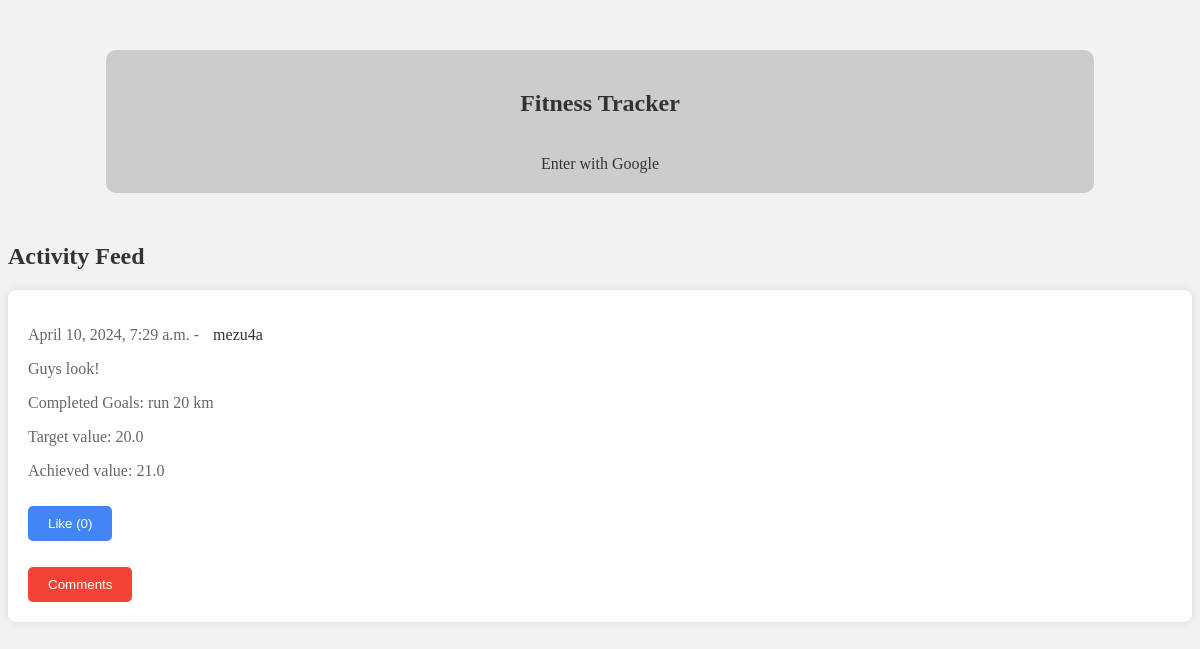
/, run on an earlier commit of the app's database.
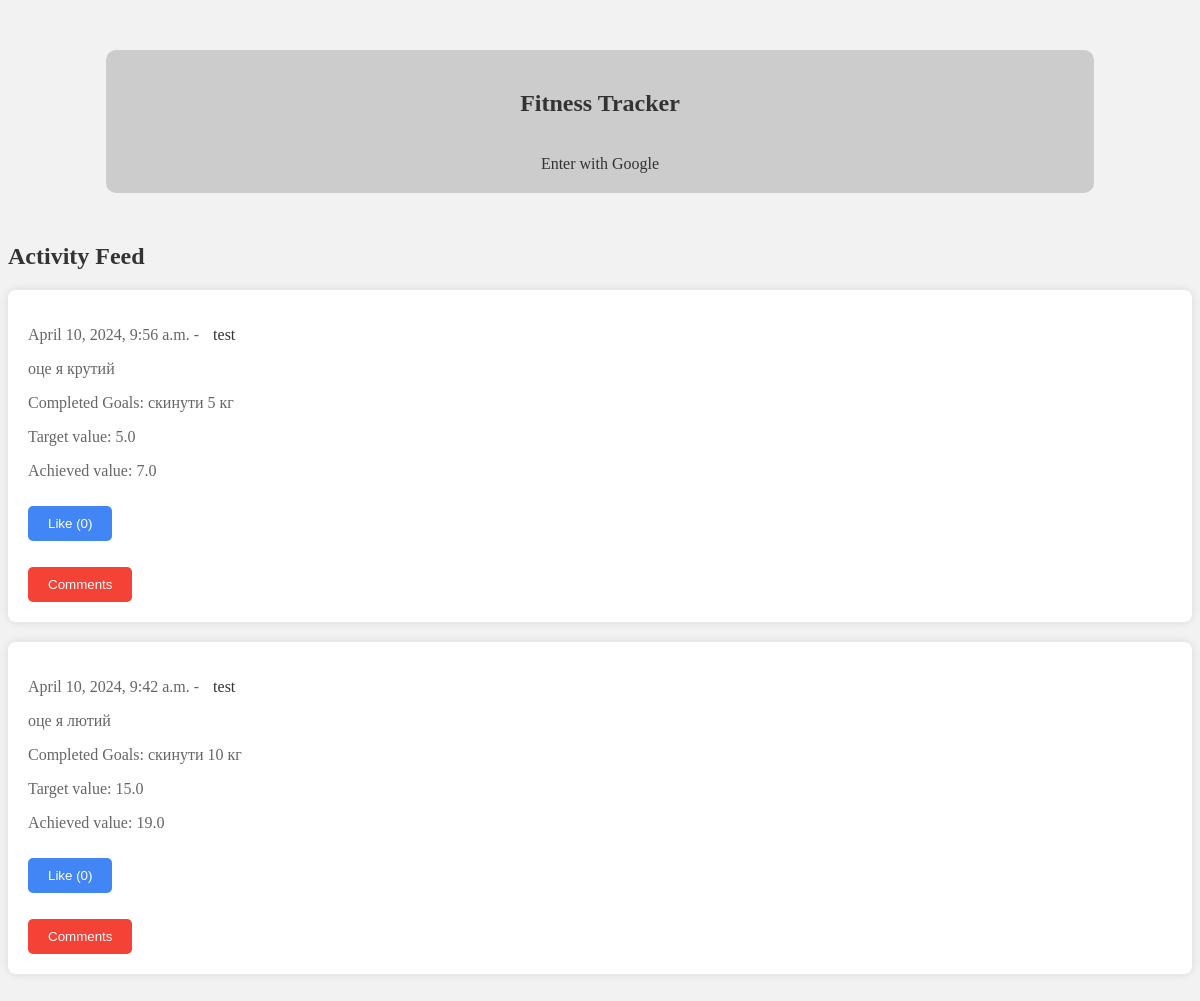
And on a later commit of the database.
### mainapp/models.py (models this page shows, shortened)
class Activity(models.Model):
    user = models.ForeignKey(User, on_delete=models.CASCADE)
    completed_goal = models.ForeignKey(CompletedGoals, on_delete=models.CASCADE)
    pub_date = models.DateTimeField(default=timezone.now)
    content = models.TextField()
    likes = models.IntegerField(default=0)

class CompletedGoals(models.Model):
    user = models.ForeignKey(User, on_delete=models.CASCADE)
    goal_type_choices = [
        ('weight_loss', 'Weight Loss'),
        ('muscle_gain', 'Muscle Gain'),
        ('endurance_improvement', 'Endurance Improvement'),
    ]
    goal_type = models.CharField(max_length=100, choices=goal_type_choices)
    description = models.CharField(max_length=200)
    target_value = models.FloatField()
    achieved_value = models.FloatField(default=0)

### mainapp/views.py (the view)
# urls.py: 2. Add a URL to urlpatterns:  path('', views.home, name='home')
def home(request):
    activities = Activity.objects.order_by('-pub_date')[:5]
    comment_form = CommentForm()
    return render(request, "activity_feed.html", {'activities': activities, 'comment_form': comment_form})

### templates/activity_feed.html (shortened to what this page needs)
{% extends 'homepage.html' %}
{% block content %}
<section class="activity-feed">
  <h2>Activity Feed</h2>
  {% for activity in activities %}
  <div class="activity-container">
    <div class="activity-card">
      <p>{{ activity.pub_date }} - <a href="{% url 'other_profile' activity.user.id %}">{{ activity.user.username }}</a></p>
      <p>{{ activity.content }}</p>
      <p>Completed Goals: {{ activity.completed_goal.description }}</p>
      <p>Target value: {{ activity.completed_goal.target_value }}</p>
      <p>Achieved value: {{ activity.completed_goal.achieved_value }}</p>
      <div class="button-container">
        <form method="post" action="{% url 'like_activity' activity.id %}">
          <button type="submit" class="like-button">
              Like (<span class="like-count">{{ activity.likes }}</span>)
          </button>
        </form>
        <button class="comment-button" onclick="toggleComments(this)">Comments</button>
      </div>
    </div>
  </div>
  {% endfor %}
</section>
{% endblock %}

### templates/homepage.html (shortened to what this page needs)
{% load socialaccount %}
<html lang="en">
<head>
</head>
<body>
    <section class="main">
        <h1><a href="/">Fitness Tracker</a></h1>
        <br>
        {% if user.is_authenticated %}
                {% if request.path != '/dashboard/' and request.path != '/create_activity/' and request.path != '/achievements/' %}
                    <a href="profile/">Profile</a>
                    <a href="friends/">Friends</a>
                    <a href="dashboard/">View overall statistic</a>
                    <a href="create_activity/">Create an Activity</a>
                    <a href="achievements/">Achievements</a>
                {% else %}
                    <a href="/">Back to homepage</a>
                {% endif %}
            <a href="{% url 'logout_view' %}">Logout</a>
        {% else %}
            <a href="{% provider_login_url 'google' %}?next=/">Enter with Google</a>
        {% endif %}
    </section>
    {% block content %} {% endblock %}
</body>
</html>

### templates/homepage.html (style rules this page uses)
body { background-color: #f2f2f2; color: #333; }
.main { margin: 50px auto; width: 80%; text-align: center; background-color: #ccc; padding: 20px; border-radius: 10px; }
a { text-decoration: none; color: #333; margin: 0 10px; }

### templates/activity_feed.html (style rules this page uses)
.activity-feed { margin-top: 30px; }
.activity-container { display: flex; flex-wrap: wrap; justify-content: space-between; }
.activity-card { width: 100%; background-color: #fff; border-radius: 8px; padding: 20px; margin-bottom: 20px; box-shadow: 0 0 10px rgba(0, 0, 0, 0.1); overflow: hidden; }
.activity-card p { color: #666; }
.activity-card button { background-color: #4CAF50; color: white; padding: 10px 20px; border: none; border-radius: 5px; cursor: pointer; margin-top: 10px; }
.activity-card .like-button { background-color: #4285F4; }
.activity-card .comment-button { background-color: #f44336; }

What changed in the data, as far as the page shows it:
removed Activity: pub_date "April 10, 2024, 7:29 a.m.", user.username "mezu4a", content "Guys look!", completed_goal.description "run 20 km", completed_goal.target_value "20.0", completed_goal.achieved_value "21.0", likes "0"
added Activity: pub_date "April 10, 2024, 9:56 a.m.", user.username "test", content "оце я крутий", completed_goal.description "скинути 5 кг", completed_goal.target_value "5.0", completed_goal.achieved_value "7.0", likes "0"
added Activity: pub_date "April 10, 2024, 9:42 a.m.", user.username "test", content "оце я лютий", completed_goal.description "скинути 10 кг", completed_goal.target_value "15.0", completed_goal.achieved_value "19.0", likes "0"
